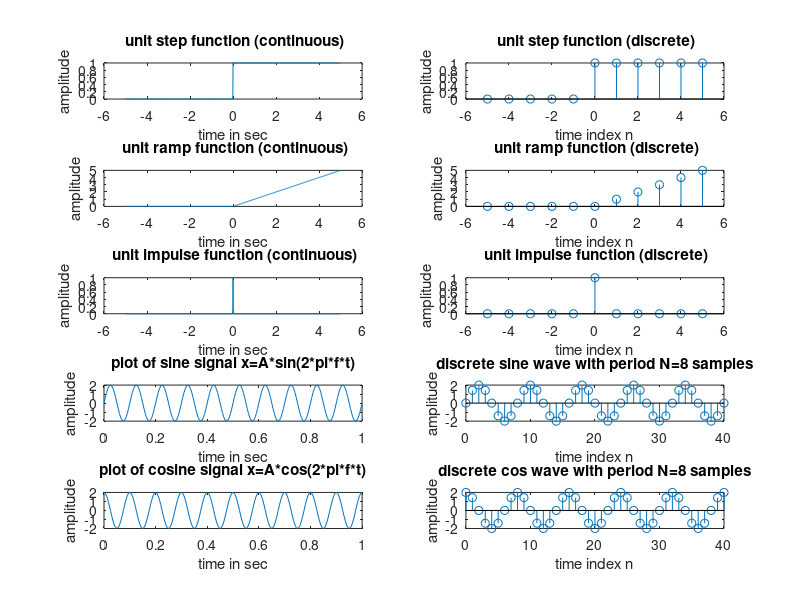

This chart was generated by the following MATLAB code:
%Name:Nikhil Francis Giji
%Roll No:7
%Class:S5 ECE-A
%progrsm to plot unit step function both continuous and discrete
clear all
close all
clc
%unit step function(continuous)
t=[-5:.01:5];
for i=1:length(t)
if t(i)>=0;
    x(i)=1;
else
    x(i)=0;
end
end
subplot(521)
plot(t,x)
xlabel('time in sec')
ylabel('amplitude')
title(' unit step function (continuous)')

%unit step function(discrete)
n=[-5:5];
for i=1:length(n)
if n(i)>=0;
    y(i)=1;
else
    y(i)=0;
end
end
subplot(522);
stem(n,y);
xlabel('time index n')
ylabel('amplitude')
title(' unit step function (discrete)')

%progrsm to plot unit ramp function both continuous and discrete

%unit ramp function(continuous)
t=[-5:.01:5];
for i=1:length(t)
if t(i)>=0;
    r(i)=t(i);
else
    r(i)=0;
end
end
subplot( 523)
plot(t,r)
xlabel('time in sec')
ylabel('amplitude')
title(' unit ramp function (continuous)')


%unit ramp function(discrete)
n=[-5:5];
for i=1:length(n);
if n(i)>=0
    r1(i)=n(i);
else
    r1(i)=0;
end
end
subplot(524);
stem(n,r1);
xlabel('time index n')
ylabel('amplitude')
title(' unit ramp function (discrete)')
%progrsm to plot unit impulse function both continuous and discrete

%unit impulse function(continuous)
t=[-5:.01:5];
for i=1:length(t)
if t(i)==0;
    r(i)=1;
else
    r(i)=0;
end
end
subplot( 525)
plot(t,r)
xlabel('time in sec')
ylabel('amplitude')
title(' unit impulse function (continuous)')

%unit impulse function(discrete)
n=[-5:5];
for i=1:length(n);
if n(i)==0;
    i2(i)=1;
else
    i2(i)=0;
end
end
subplot(526);
stem(n,i2);
xlabel('time index n')
ylabel('amplitude')
title(' unit impulse function (discrete)')

%progrsm to plot continuous  sine wave with period N=8 samples
a=2;
n=[0:40];
subplot(528);
x1=a*sin((pi*n)/4);
stem(n,x1);
xlabel('time index n')
ylabel('amplitude')
title('discrete sine wave with period N=8 samples')
%progrsm to plot continuous cosine wave with period N=8 samples
a=2;
n=[0:40];
subplot(5,2,10);
x=a*cos((pi*n)/4);
stem(n,x);
xlabel('time index n')
ylabel('amplitude')
title('discrete cos wave with period N=8 samples')

%progrsm to plot sine signal x=A*sin(2*pi*f*t')
A=2;
f=10;
T=(1/f);
t=[0:T/20:10*T];
x=A*sin(2*pi*f*t);
subplot(527);
plot(t,x)
xlabel('time in sec');
ylabel('amplitude');
title('plot of sine signal x=A*sin(2*pi*f*t)');
%progrsm to plot cose signal x=A*cos(2*pi*f*t')
A=2;
f=10;
T=(1/f);
t=[0:T/20:10*T];
x=A*cos(2*pi*f*t);
subplot(5,2,9)
plot(t,x)
xlabel('time in sec');
ylabel('amplitude');
title('plot of cosine signal x=A*cos(2*pi*f*t)');